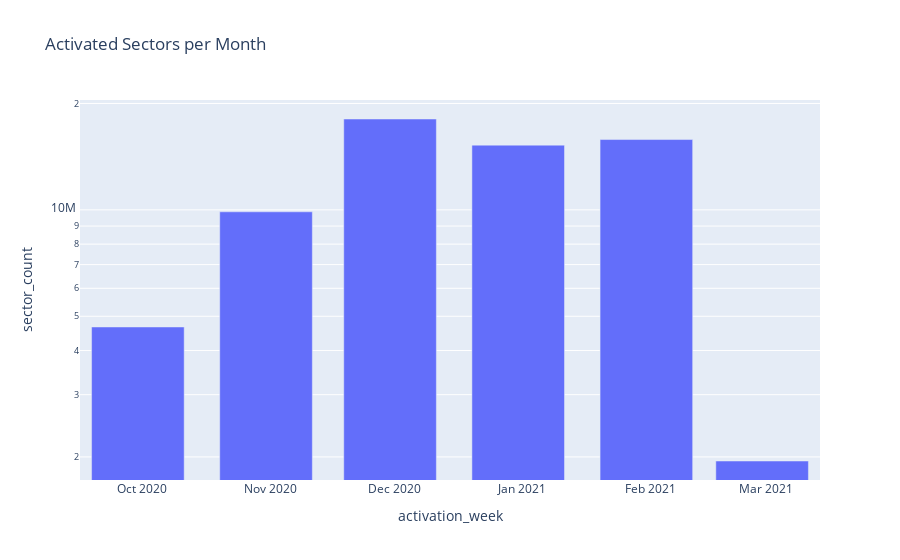

Here is the notebook cell this chart was saved with:
### Code cell
z_df = fig_df.groupby('activation_week').sector_count.sum()
z_df = z_df.resample('1m').sum().reset_index()

px.bar(z_df,
        x='activation_week',
        y='sector_count',
        title='Activated Sectors per Month',
        log_y=True,
        labels={'value': 'Sectors',
                'time': 'Timestamp'})

### Figure 1 — Plotly figure (JSON) as saved in the notebook; plotly's stock layout.template omitted (floating-point values rounded to 4 significant figures)
{"data": [{"alignmentgroup": "True", "hovertemplate": "activation_week=%{x}<br>sector_count=%{y}<extra></extra>", "legendgroup": "", "marker": {"color": "#636efa"}, "name": "", "offsetgroup": "", "orientation": "v", "showlegend": false, "textposition": "auto", "type": "bar", "x": ["2020-09-30T00:00:00+00:00", "2020-10-31T00:00:00+00:00", "2020-11-30T00:00:00+00:00", "2020-12-31T00:00:00+00:00", "2021-01-31T00:00:00+00:00", "2021-02-28T00:00:00+00:00"], "xaxis": "x", "y": [4663130, 9875471, 18076389, 15246636, 15812040, 1947563], "yaxis": "y"}], "layout": {"autosize": true, "barmode": "relative", "legend": {"tracegroupgap": 0}, "title": {"text": "Activated Sectors per Month"}, "xaxis": {"anchor": "y", "autorange": true, "domain": [0, 1], "range": ["2020-09-16", "2021-03-14"], "title": {"text": "activation_week"}, "type": "date"}, "yaxis": {"anchor": "x", "autorange": true, "domain": [0, 1], "range": [6.236, 7.311], "title": {"text": "sector_count"}, "type": "log"}}}
